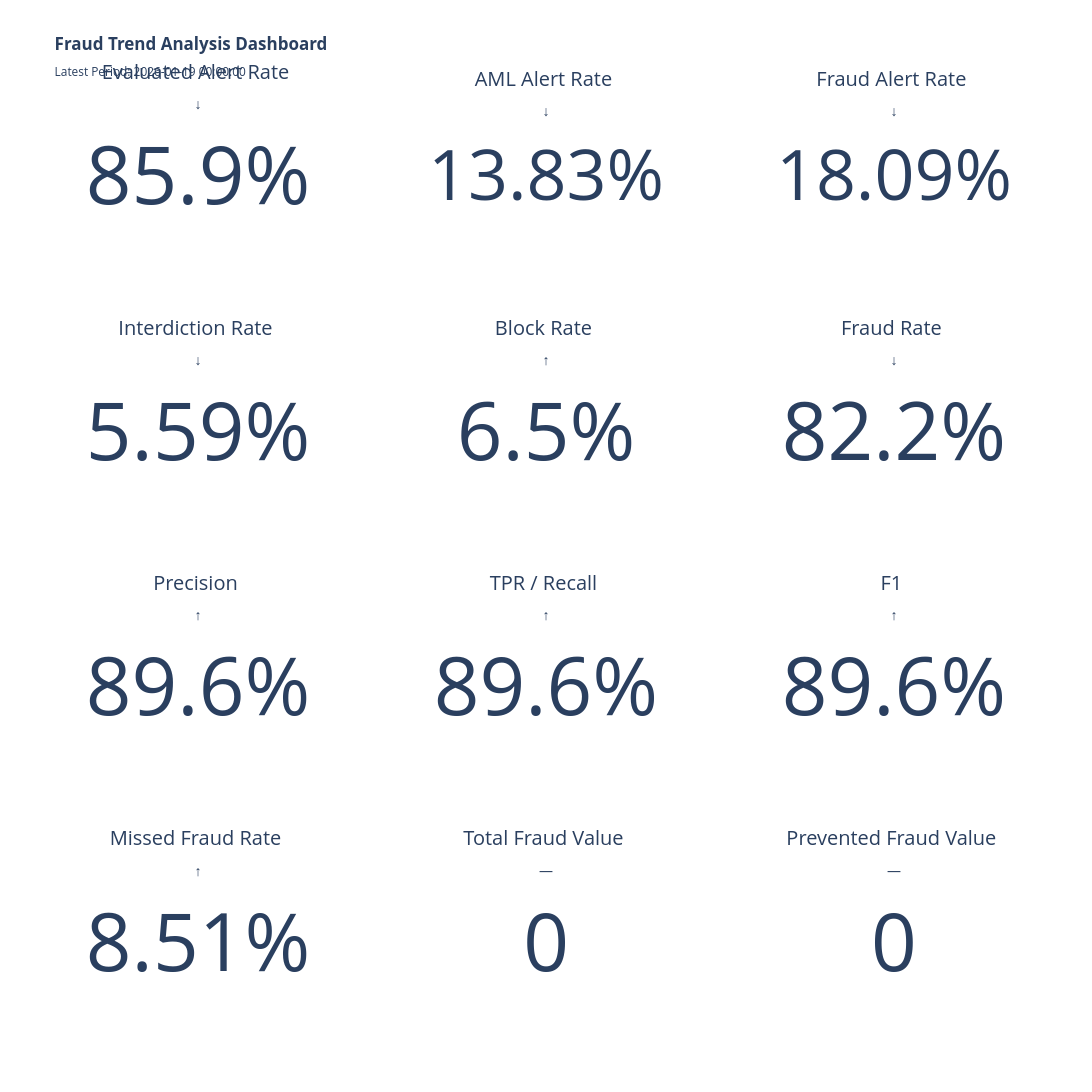
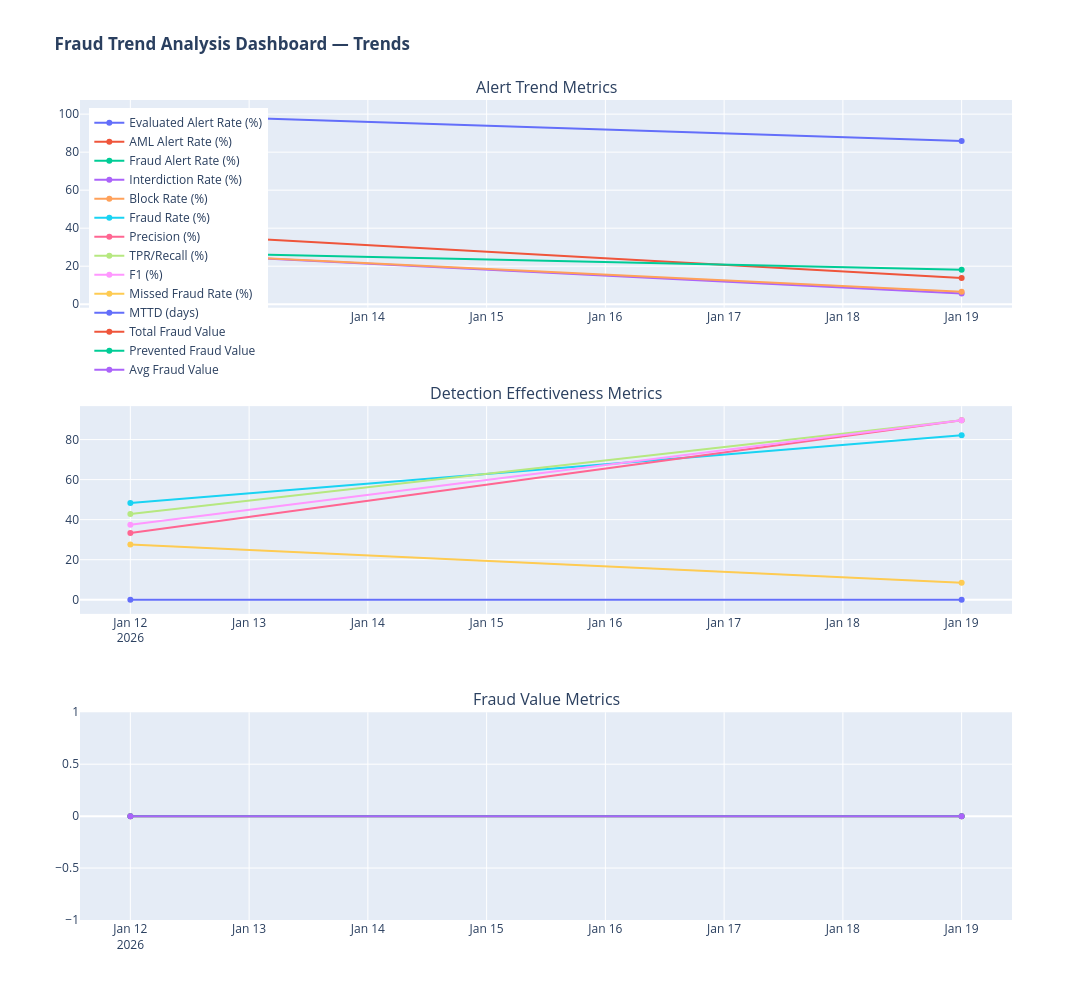

Notebook source saved alongside these figures, in order:
### Code cell
trend_sdf = build_fraud_trend_timeseries(
    alerts=alerts,
    cases=cases,
    period="LAST_90_DAYS",          # LAST_7_DAYS / LAST_30_DAYS / LAST_90_DAYS / LAST_YEAR / ALL_HISTORY
    granularity="weekly"            # daily / weekly / monthly / quarterly
)

trend_sdf = add_pop_indicators(trend_sdf)

render_fraud_trend_dashboard(trend_sdf)

### Figure 1 — Plotly figure (JSON) as saved in the notebook; plotly's stock layout.template omitted (floating-point values rounded to 4 significant figures)
{"data": [{"domain": {"x": [0, 0.2533], "y": [0.84, 1]}, "mode": "number", "number": {"suffix": "%"}, "title": {"text": "Evaluated Alert Rate <br><sub>↓</sub>"}, "type": "indicator", "value": 85.9}, {"domain": {"x": [0.3733, 0.6267], "y": [0.84, 1]}, "mode": "number", "number": {"suffix": "%"}, "title": {"text": "AML Alert Rate <br><sub>↓</sub>"}, "type": "indicator", "value": 13.83}, {"domain": {"x": [0.7467, 1], "y": [0.84, 1]}, "mode": "number", "number": {"suffix": "%"}, "title": {"text": "Fraud Alert Rate <br><sub>↓</sub>"}, "type": "indicator", "value": 18.09}, {"domain": {"x": [0, 0.2533], "y": [0.56, 0.72]}, "mode": "number", "number": {"suffix": "%"}, "title": {"text": "Interdiction Rate <br><sub>↓</sub>"}, "type": "indicator", "value": 5.585}, {"domain": {"x": [0.3733, 0.6267], "y": [0.56, 0.72]}, "mode": "number", "number": {"suffix": "%"}, "title": {"text": "Block Rate <br><sub>↑</sub>"}, "type": "indicator", "value": 6.502}, {"domain": {"x": [0.7467, 1], "y": [0.56, 0.72]}, "mode": "number", "number": {"suffix": "%"}, "title": {"text": "Fraud Rate <br><sub>↓</sub>"}, "type": "indicator", "value": 82.18}, {"domain": {"x": [0, 0.2533], "y": [0.28, 0.44]}, "mode": "number", "number": {"suffix": "%"}, "title": {"text": "Precision <br><sub>↑</sub>"}, "type": "indicator", "value": 89.64}, {"domain": {"x": [0.3733, 0.6267], "y": [0.28, 0.44]}, "mode": "number", "number": {"suffix": "%"}, "title": {"text": "TPR / Recall <br><sub>↑</sub>"}, "type": "indicator", "value": 89.64}, {"domain": {"x": [0.7467, 1], "y": [0.28, 0.44]}, "mode": "number", "number": {"suffix": "%"}, "title": {"text": "F1 <br><sub>↑</sub>"}, "type": "indicator", "value": 89.64}, {"domain": {"x": [0, 0.2533], "y": [0, 0.16]}, "mode": "number", "number": {"suffix": "%"}, "title": {"text": "Missed Fraud Rate <br><sub>↑</sub>"}, "type": "indicator", "value": 8.511}, {"domain": {"x": [0.3733, 0.6267], "y": [0, 0.16]}, "mode": "number", "number": {"suffix": ""}, "title": {"text": "Total Fraud Value <br><sub>—</sub>"}, "type": "indicator", "value": 0}, {"domain": {"x": [0.7467, 1], "y": [0, 0.16]}, "mode": "number", "number": {"suffix": ""}, "title": {"text": "Prevented Fraud Value <br><sub>—</sub>"}, "type": "indicator", "value": 0}], "layout": {"height": 1100, "showlegend": false, "title": {"text": "<b>Fraud Trend Analysis Dashboard</b><br><sub>Latest Period: 2026-01-19 00:00:00</sub>"}, "width": 1400}}

### Figure 2 — Plotly figure (JSON) as saved in the notebook; plotly's stock layout.template omitted (floating-point values rounded to 4 significant figures)
{"data": [{"mode": "lines+markers", "name": "Evaluated Alert Rate (%)", "type": "scatter", "x": ["2026-01-12 00:00:00", "2026-01-19 00:00:00"], "xaxis": "x", "y": [100.0, 85.9], "yaxis": "y"}, {"mode": "lines+markers", "name": "AML Alert Rate (%)", "type": "scatter", "x": ["2026-01-12 00:00:00", "2026-01-19 00:00:00"], "xaxis": "x", "y": [37.93, 13.83], "yaxis": "y"}, {"mode": "lines+markers", "name": "Fraud Alert Rate (%)", "type": "scatter", "x": ["2026-01-12 00:00:00", "2026-01-19 00:00:00"], "xaxis": "x", "y": [27.59, 18.09], "yaxis": "y"}, {"mode": "lines+markers", "name": "Interdiction Rate (%)", "type": "scatter", "x": ["2026-01-12 00:00:00", "2026-01-19 00:00:00"], "xaxis": "x", "y": [27.59, 5.585], "yaxis": "y"}, {"mode": "lines+markers", "name": "Block Rate (%)", "type": "scatter", "x": ["2026-01-12 00:00:00", "2026-01-19 00:00:00"], "xaxis": "x", "y": [27.59, 6.502], "yaxis": "y"}, {"mode": "lines+markers", "name": "Fraud Rate (%)", "type": "scatter", "x": ["2026-01-12 00:00:00", "2026-01-19 00:00:00"], "xaxis": "x2", "y": [48.28, 82.18], "yaxis": "y2"}, {"mode": "lines+markers", "name": "Precision (%)", "type": "scatter", "x": ["2026-01-12 00:00:00", "2026-01-19 00:00:00"], "xaxis": "x2", "y": [33.33, 89.64], "yaxis": "y2"}, {"mode": "lines+markers", "name": "TPR/Recall (%)", "type": "scatter", "x": ["2026-01-12 00:00:00", "2026-01-19 00:00:00"], "xaxis": "x2", "y": [42.86, 89.64], "yaxis": "y2"}, {"mode": "lines+markers", "name": "F1 (%)", "type": "scatter", "x": ["2026-01-12 00:00:00", "2026-01-19 00:00:00"], "xaxis": "x2", "y": [37.5, 89.64], "yaxis": "y2"}, {"mode": "lines+markers", "name": "Missed Fraud Rate (%)", "type": "scatter", "x": ["2026-01-12 00:00:00", "2026-01-19 00:00:00"], "xaxis": "x2", "y": [27.59, 8.511], "yaxis": "y2"}, {"mode": "lines+markers", "name": "MTTD (days)", "type": "scatter", "x": ["2026-01-12 00:00:00", "2026-01-19 00:00:00"], "xaxis": "x2", "y": [0.0, 0.0], "yaxis": "y2"}, {"mode": "lines+markers", "name": "Total Fraud Value", "type": "scatter", "x": ["2026-01-12 00:00:00", "2026-01-19 00:00:00"], "xaxis": "x3", "y": [0.0, 0.0], "yaxis": "y3"}, {"mode": "lines+markers", "name": "Prevented Fraud Value", "type": "scatter", "x": ["2026-01-12 00:00:00", "2026-01-19 00:00:00"], "xaxis": "x3", "y": [0.0, 0.0], "yaxis": "y3"}, {"mode": "lines+markers", "name": "Avg Fraud Value", "type": "scatter", "x": ["2026-01-12 00:00:00", "2026-01-19 00:00:00"], "xaxis": "x3", "y": [0.0, 0.0], "yaxis": "y3"}], "layout": {"annotations": [{"font": {"size": 16}, "showarrow": false, "text": "Alert Trend Metrics", "x": 0.5, "xanchor": "center", "xref": "paper", "y": 1, "yanchor": "bottom", "yref": "paper"}, {"font": {"size": 16}, "showarrow": false, "text": "Detection Effectiveness Metrics", "x": 0.5, "xanchor": "center", "xref": "paper", "y": 0.6267, "yanchor": "bottom", "yref": "paper"}, {"font": {"size": 16}, "showarrow": false, "text": "Fraud Value Metrics", "x": 0.5, "xanchor": "center", "xref": "paper", "y": 0.2533, "yanchor": "bottom", "yref": "paper"}], "height": 1000, "hovermode": "x unified", "legend": {"x": 0.01, "y": 0.99}, "showlegend": true, "title": {"text": "<b>Fraud Trend Analysis Dashboard — Trends</b>"}, "width": 1400, "xaxis": {"anchor": "y", "autorange": true, "domain": [0, 1], "range": ["2026-01-11 14:02:06.6576", "2026-01-19 09:57:53.3424"], "type": "date"}, "xaxis2": {"anchor": "y2", "autorange": true, "domain": [0, 1], "range": ["2026-01-11 14:02:06.6576", "2026-01-19 09:57:53.3424"], "type": "date"}, "xaxis3": {"anchor": "y3", "autorange": true, "domain": [0, 1], "range": ["2026-01-11 14:02:06.6576", "2026-01-19 09:57:53.3424"], "type": "date"}, "yaxis": {"anchor": "x", "autorange": true, "domain": [0.7467, 1], "range": [-1.852, 107.4], "type": "linear"}, "yaxis2": {"anchor": "x2", "autorange": true, "domain": [0.3733, 0.6267], "range": [-7.062, 96.71], "type": "linear"}, "yaxis3": {"anchor": "x3", "autorange": true, "domain": [0, 0.2533], "range": [-1, 1], "type": "linear"}}}
